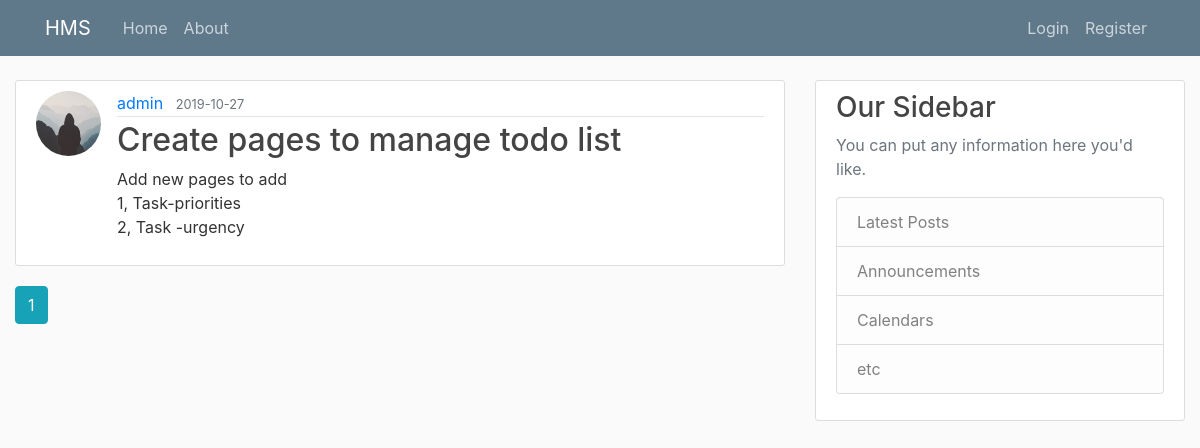
Page /home on the earlier database version.
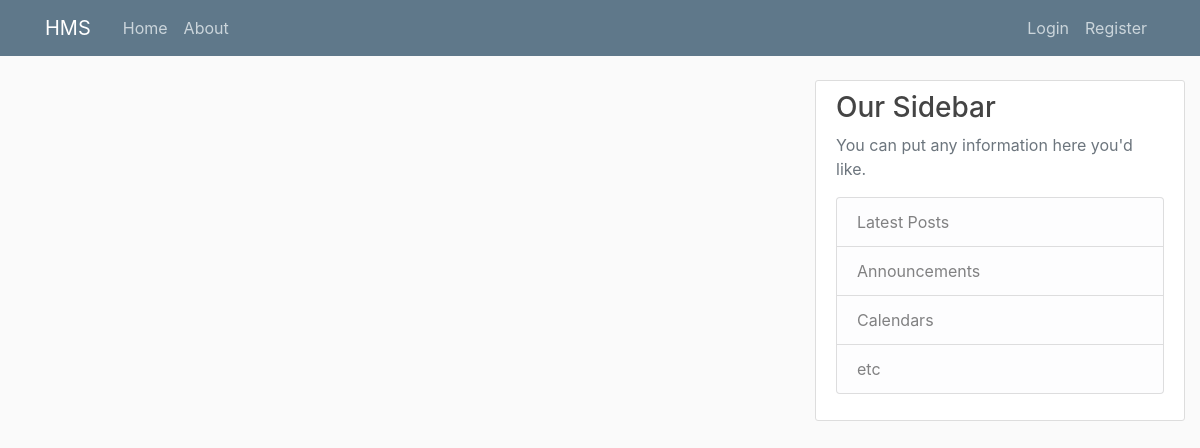
Same page on the later database version.
### app/models.py (models this page shows, shortened)
class Post(db.Model):
    id = db.Column(db.Integer, primary_key=True)
    title = db.Column(db.String(100), nullable=False)
    date_posted = db.Column(
        db.DateTime(), nullable=False, default=datetime.utcnow)
    content = db.Column(db.Text(), nullable=False)
    user_id = db.Column(db.Integer, db.ForeignKey('users.id'), nullable=False)

class User(db.Model, UserMixin):
    __tablename__ = 'users'
    id = db.Column(db.Integer, primary_key=True)
    active = db.Column('is_active', db.Boolean(),
                       nullable=False, server_default='1')
    username = db.Column(db.String(20), unique=True, nullable=False)
    email = db.Column(db.String(255, collation='NOCASE'),
                      nullable=False, unique=True)
    email_confirmed_at = db.Column(db.DateTime())
    password = db.Column(db.String(255), nullable=False, server_default='')
    image_file = db.Column(db.String(20), nullable=False,
                           default='default.jpg')
    first_name = db.Column(db.String(100, collation='NOCASE'),
                           nullable=False, server_default='')
    last_name = db.Column(db.String(100, collation='NOCASE'),
                          nullable=False, server_default='')
    roles = db.relationship('Role', secondary='user_roles')
    posts = db.relationship('Post', backref='author', lazy=True)
    todoLists = db.relationship('ToDoList', backref="user", lazy=True)

### app/main/routes.py (the view)
@main.route('/')
@main.route('/home')
def home():
    page = request.args.get('page', 1, type=int)
    posts = Post.query.order_by(
        Post.date_posted.desc()).paginate(page=page, per_page=5)
    return render_template('/main/home.html', posts=posts)

### app/templates/main/home.html
{% extends "layout.html" %}
{% block content %}
{% for post in posts.items %}
<article class="media content-section">
    <img src="{{ url_for('static', filename='profile_pics/' + post.author.image_file) }}" class="rounded-circle article-img">
    <div class="media-body">
        <div class="article-metadata">
            <a class="mr-2" href="{{ url_for('users.user_posts', username=post.author.username)}}">{{ post.author.username }}</a>
            <small class="text-muted">{{ post.date_posted.strftime('%Y-%m-%d') }}</small>
        </div>
        <h2><a class="article-title" href="{{ url_for('posts.post', post_id=post.id)}}">{{ post.title }}</a></h2>
        <p class="article-content">{{ post.content }}</p>
    </div>
</article>
{% endfor %}
{% for page_num in posts.iter_pages(left_edge=1, right_edge=1, left_current=1, right_current=2) %}
    {% if page_num %}
        {% if posts.page == page_num %}
        <a class="btn btn-info mb-4" href="{{ url_for('main.home', page=page_num)}}">{{ page_num }}</a>
        {% else %}
            <a class="btn btn-outline-info mb-4" href="{{ url_for('main.home', page=page_num)}}">{{ page_num }}</a>
        {% endif %}
    {% else %}
        ...
    {% endif %}
{% endfor%}
{% endblock content%}

Differences in the rows shown:
removed Post: image_file (placeholder picture), author.username "admin", date_posted "2019-10-27", title "Create pages to manage todo list", content "Add new pages to add 1, Task-priorities 2, Task -urgency"
Other differences:
list line gone: "1"
